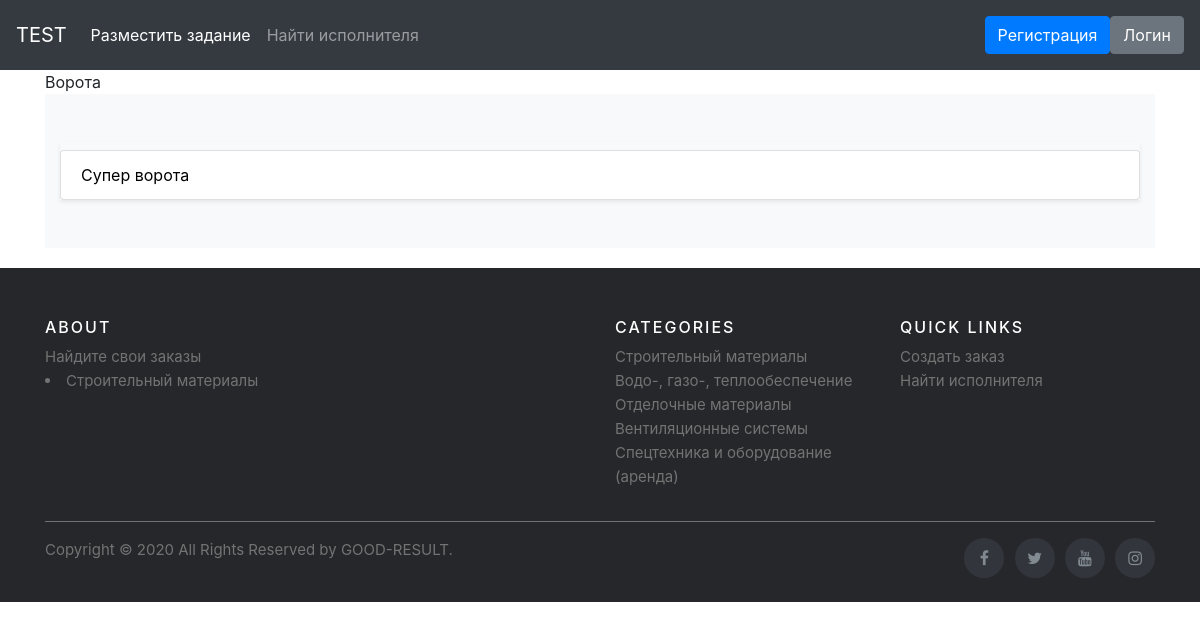
/category1/3/category2/2/category3/1, run on an earlier commit of the app's database.
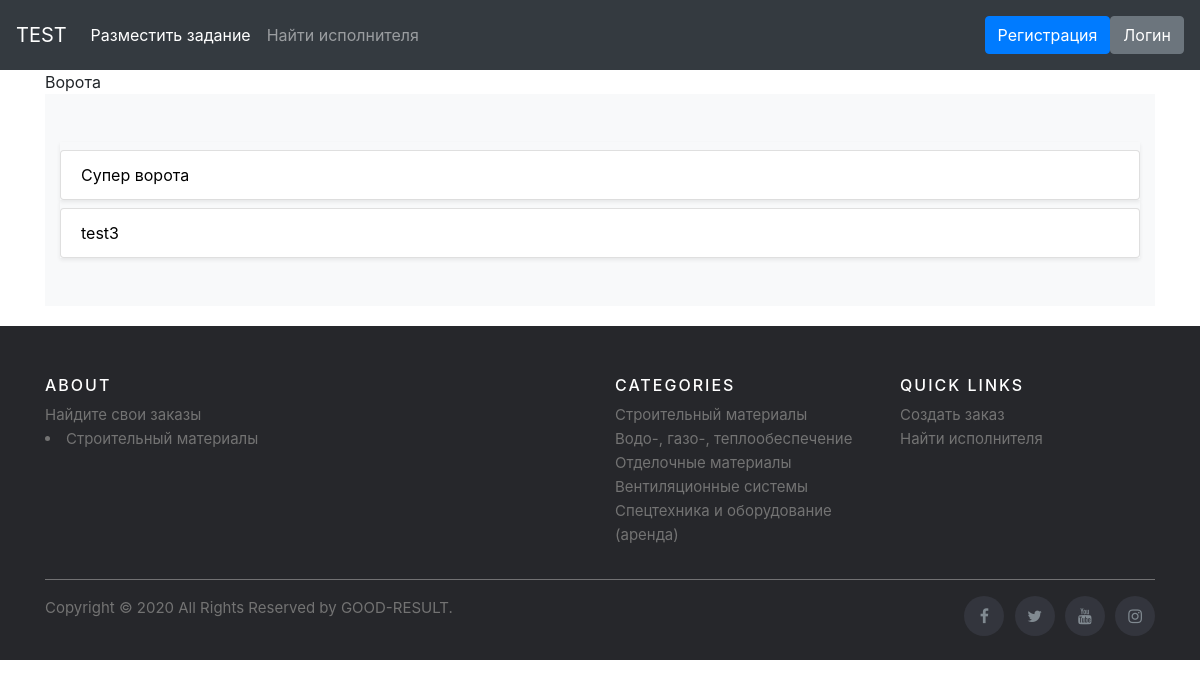
And on a later commit of the database.
### adverts/models.py (models this page shows, shortened)
class Banner(models.Model):
    category3 = models.ForeignKey(Category3, on_delete=models.CASCADE, related_name='banner')
    title = models.CharField("Наименование", max_length=150)
    description = models.TextField('Описание')
    pub_time = models.DateTimeField('Дата публикации', default=timezone.now())
    price = models.IntegerField('Цена')
    amount = models.IntegerField('Количество')
    image = models.ImageField('Изображение', upload_to='adverts/', null=True)
    addition = models.TextField('Дополнительная информация')
    author = models.ForeignKey(User, related_name='mybanners', on_delete=models.CASCADE, null=True)
    class Meta:
        verbose_name = "Объявление"
        verbose_name_plural = "Объявления"

### adverts/views.py (the view)
class Category3DetailView(generic.DetailView):
    model = Category3
    template_name = 'adverts/detail3.html'

### templates/adverts/detail3.html (shortened to what this page needs)
{% extends "base.html" %}
{% load static %}
{% block content %}
  {{category3.name}}
  <div class="album py-5 bg-light">
      <div class="container">
        <div class="row">
        {% for banner in category3.banner.all %}
          <div class="col-md-12">
            <div class="list-group mb-12 shadow-sm">
                <div class="d-flex justify-content-between align-items-center">
                  <a class="list-group-item list-group-item-action" href="{% url 'adverts:banner_detail' category3.parent_category.parent_category.id category3.parent_category.id category3.id banner.id%}" style="text-decoration:none; color: #000000;">{{ banner.title }}</a>
                </div>
              </div>
            </div>
        {% endfor %}
        </div>
      </div>
    </div>
{% endblock %}

What changed in the data, as far as the page shows it:
added Banner: title "test3"
